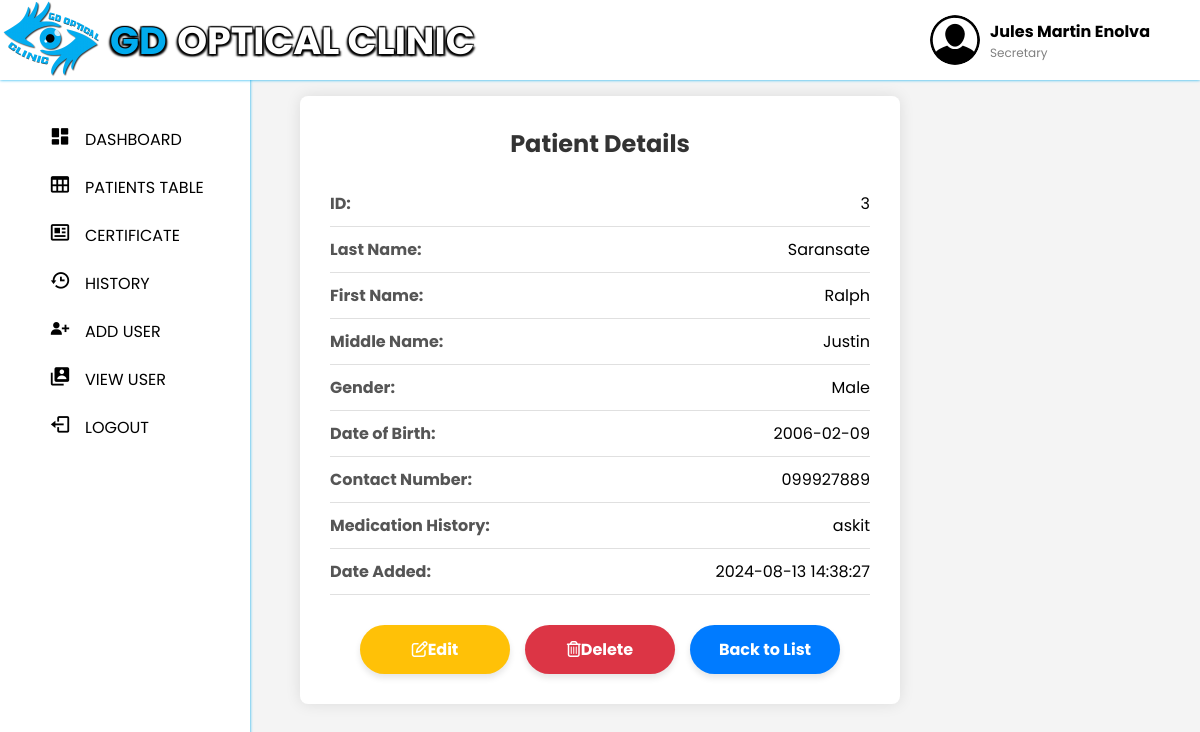
/doctor_view.php?id=3 (signed in), run on the app's committed database.
### tables this page shows
CREATE TABLE `accounts` (
  `accounts_id` int(11) NOT NULL,
  `username` varchar(50) NOT NULL,
  `password` varchar(255) NOT NULL,
  `fullname` varchar(100) NOT NULL,
  `gender` enum('male','female','other') NOT NULL,
  `birthdate` date NOT NULL,
  `address` varchar(255) NOT NULL,
  `contact_number` varchar(20) NOT NULL,
  `account_type` enum('doctor','secretary') NOT NULL DEFAULT 'secretary'
);

CREATE TABLE `patients` (
  `patients_id` int(6) NOT NULL,
  `first_name` varchar(255) NOT NULL,
  `last_name` varchar(255) NOT NULL,
  `middle_name` varchar(255) DEFAULT NULL,
  `address` varchar(255) NOT NULL,
  `medication_history` text DEFAULT NULL,
  `date_of_birth` date NOT NULL,
  `gender` varchar(10) NOT NULL,
  `contact_no` varchar(15) NOT NULL,
  `date_added` timestamp NOT NULL DEFAULT current_timestamp() ON UPDATE current_timestamp()
);

### doctor_view.php (the view, shortened to what this page needs)
<?php
include('doctor_homepage.php');
include('db.php');
if (isset($_GET['id'])) {
    $id = intval($_GET['id']);
    $sql = "SELECT * FROM patients WHERE patients_id = $id";
    $result = $conn->query($sql);
    if ($result->num_rows > 0) {
        $row = $result->fetch_assoc();
    } else {
        echo "Record not found";
        exit;
    }
} else {
    echo "Invalid request";
    exit;
}
?>
<!DOCTYPE html>
<html lang="en">
<head>
    <link rel="stylesheet" href="css/doctor_view.css">
    <link rel="stylesheet" href="https://cdnjs.cloudflare.com/ajax/libs/font-awesome/6.0.0-beta3/css/all.min.css">
</head>
<body>
    <div class="container">
        <h2>Patient Details</h2>
        <div class="details-table">
            <div class="detail-row">
                <span class="detail-title">ID:</span>
                <span class="detail-value"><?php echo $row['patients_id']; ?></span>
            </div>
            <div class="detail-row">
                <span class="detail-title">Last Name:</span>
                <span class="detail-value"><?php echo $row['last_name']; ?></span>
            </div>
            <div class="detail-row">
                <span class="detail-title">First Name:</span>
                <span class="detail-value"><?php echo $row['first_name']; ?></span>
            </div>
            <div class="detail-row">
                <span class="detail-title">Middle Name:</span>
                <span class="detail-value"><?php echo $row['middle_name']; ?></span>
            </div>
            <div class="detail-row">
                <span class="detail-title">Gender:</span>
                <span class="detail-value"><?php echo $row['gender']; ?></span>
            </div>
            <div class="detail-row">
                <span class="detail-title">Date of Birth:</span>
                <span class="detail-value"><?php echo $row['date_of_birth']; ?></span>
            </div>
            <div class="detail-row">
                <span class="detail-title">Contact Number:</span>
                <span class="detail-value"><?php echo $row['contact_no']; ?></span>
            </div>
            <div class="detail-row">
                <span class="detail-title">Medication History:</span>
                <span class="detail-value"><?php echo $row['medication_history']; ?></span>
            </div>
            <div class="detail-row">
                <span class="detail-title">Date Added:</span>
                <span class="detail-value"><?php echo $row['date_added']; ?></span>
            </div>
        </div>
        <div class="action-buttons">
            <a href="doctor_edit.php?id=<?php echo $row['patients_id']; ?>" class="action-btn edit-btn"><i class="fa fa-edit"></i>Edit</a>
            <a href="delete.php?id=<?php echo $row['patients_id']; ?>" class="action-btn delete-btn" onclick="return confirm('Are you sure you want to delete this record?')"><i class="fa fa-trash-o"></i>Delete</a>
            <a href="doctor_table.php" class="action-btn back-btn">Back to List</a>
        </div>
    </div>
</body>
</html>

### doctor_homepage.php (shortened to what this page needs)
<?php
include 'db.php';
$user_fullname = '';
$user_role = '';
if (isset($_SESSION['username'])) {
    $username = $_SESSION['username'];
    $sql = "SELECT fullname, account_type FROM accounts WHERE username='$username'";
    $result = $conn->query($sql);
    if ($result->num_rows == 1) {
        $row = $result->fetch_assoc();
        $user_fullname = $row['fullname'];
        $user_role = $row['account_type'];
    }
} else {
    header("Location: login.php");
    exit();
}
?>
<!DOCTYPE html>
<html lang="en">
  <head>
    <link href="https://unpkg.com/boxicons@2.1.4/css/boxicons.min.css" rel="stylesheet" />
    <link rel="stylesheet" href="https://cdnjs.cloudflare.com/ajax/libs/font-awesome/5.15.4/css/all.min.css"/>
    <link rel="stylesheet" href="css/style.css" />
  </head>
  <body>
  <div class="user-info">
            <img src="images/user-icon.png" alt="User Icon" class="user-icon">
            <div class="user-details">
                <span class="name"><?php echo $user_fullname; ?></span>
                <span class="role"><?php echo ucfirst($user_role); ?></span>
            </div>
        </div>
    <nav class="navbar">
      <div class="logo-container">
          <img src="images/logo.png" alt="Logo">
      </div>
      <div class="text-container">
          <h2 class="text"><span class="highlight">GD</span> <span class="white-text">OPTICAL CLINIC</span></h2>
      </div>
     </nav>
     <nav class="sidebar">
      <div class="menu_content">
        <ul class="menu_items">
          <li class="item">
            <a href="doctor_dashboard.php" class="nav_link submenu_item">
              <span class="navlink_icon">
                <i class='bx bxs-dashboard'></i>
              </span>
              <span class="navlink">DASHBOARD</span>
            </a>
          </li>
          <li class="item">
            <a href="doctor_table.php" class="nav_link submenu_item">
              <span class="navlink_icon">
                <i class='bx bx-table' ></i>
              </span>
              <span class="navlink">PATIENTS TABLE</span>
            </a>
          </li>
          <li class="item">
            <a href="doctor_certificate.php" class="nav_link submenu_item">
              <span class="navlink_icon">
                <i class='bx bx-news' ></i>
              </span>
              <span class="navlink">CERTIFICATE</span>
            </a>
          </li>
          <li class="item">
            <a href="doctor_history.php" class="nav_link submenu_item">
              <span class="navlink_icon">
                <i class='bx bx-history' ></i>
              </span>
              <span class="navlink">HISTORY</span>
            </a>
          </li>
          <li class="item">
            <a href="add_user_secretary.php" class="nav_link submenu_item">
              <span class="navlink_icon">
                <i class='bx bxs-user-plus' ></i>
              </span>
              <span class="navlink">ADD USER</span>
            </a>
          </li>
          <li class="item">
            <a href="doctor_users.php" class="nav_link submenu_item">
              <span class="navlink_icon">
                <i class='bx bxs-user-account' ></i>
              </span>
              <span class="navlink">VIEW USER</span>
            </a>
          </li>
          <li class="item">
            <a href="gdopticalclinic.php" class="nav_link submenu_item">
              <span class="navlink_icon">
              <i class='bx bx-log-out' ></i>
              </span>
              <span class="navlink">LOGOUT</span>
            </a>
          </li>
    </nav>
  </body>
</html>

### css/style.css (style rules this page uses)
* { margin: 0; padding: 0; box-sizing: border-box; font-family: "Poppins", sans-serif; }
:root { --white-color: #fff; --blue-color: #4070f4; --grey-color: #707070; --grey-color-light: #aaa; }
body { background-color: #e7f2fd; transition: all 0.5s ease; }
.navbar { position: fixed; top: 0; width: 100%; left: 0; background-color: var(--white-color); display: flex; align-items: center; justify-content: space-between; padding: 40px 0px; z-index: 1000; box-shadow: 0 0 3px #01abee; }
.logo-container { position: fixed; top: -12px; left: 2px; z-index: 1100; }
.logo-container img { width: 150px; height: auto; }
.user-info { display: flex; align-items: center; position: fixed; top: 15px; right: 50px; z-index: 1100; }
.user-icon { width: 50px; height: 50px; border-radius: 50%; margin-right: 10px; }
.user-details { display: flex; flex-direction: column; align-items: flex-start; }
.user-details .name { font-weight: bold; }
.user-details .role { font-size: 12px; color: gray; }
.navbar img { width: 100px; height: 100px; object-fit: cover; border-radius: 0%; }
.text { font-family: "Swis721 Blk BT", sans-serif; font-size: 38px; color: #01abee; text-transform: uppercase; text-shadow: -1px -1px 1px #000, 1px -1px 1px #000, -2px 2px 2px #000, 2px 2px 2px #000; }
.text-container { position: absolute; top: 12px; left: 110px; z-index: 1000; }
.highlight { color: #01abee; }
.white-text { color: #ffffff; }
body { display: flex; justify-content: center; align-items: center; height: 100vh; margin: -280px; font-family: Arial, sans-serif; background-color: #f0f2f5; overflow: hidden; }
.sidebar { background-color: var(--white-color); width: 250px; position: fixed; top: 15px; left: 0; height: 100%; padding: 100px 20px; z-index: 100; overflow-y: scroll; box-shadow: 0 0 3px #01abee; transition: all 0.5s ease; }
.menu_content { position: relative; }
.menu_items { padding: 0; list-style: none; }
.navlink_icon { position: relative; font-size: 22px; min-width: 50px; line-height: 40px; display: inline-block; text-align: center; border-radius: 6px; }
.navlink_icon::before { content: ""; position: absolute; height: 100%; width: calc(100% + 100px); left: -20px; }
.sidebar .nav_link { display: flex; align-items: center; width: 100%; padding: 4px 15px; border-radius: 8px; text-decoration: none; color: #000000; white-space: nowrap; }
.submenu_item { cursor: pointer; }

### css/doctor_view.css (style rules this page uses)
body { font-family: Arial, sans-serif; background-color: #f4f4f4; margin: 0; padding: 0; display: flex; justify-content: center; align-items: center; min-height: 100vh; }
.container { background-color: #fff; padding: 30px; border-radius: 8px; box-shadow: 0 0 15px rgba(0, 0, 0, 0.1); max-width: 600px; width: 100%; margin: 20px; }
h2 { text-align: center; margin-bottom: 20px; color: #333; }
.details-table { margin-bottom: 20px; }
.detail-row { display: flex; justify-content: space-between; padding: 10px 0; border-bottom: 1px solid #e0e0e0; }
.detail-title { font-weight: bold; color: #555; }
.action-buttons { display: flex; justify-content: center; gap: 15px; margin-top: 30px; }
.action-btn { display: inline-block; padding: 12px 25px; color: white; text-decoration: none; border-radius: 25px; transition: background-color 0.3s, transform 0.2s; text-align: center; flex-grow: 1; max-width: 150px; font-weight: bold; box-shadow: 0 4px 6px rgba(0, 0, 0, 0.1); }
.edit-btn { background-color: #ffc107; color: #ffffff; }
.delete-btn { background-color: #dc3545; }
.back-btn { background-color: #007bff; }

### data on the page
accounts: fullname "Jules Martin Enolva", account_type "Secretary"
patients: patients_id "3", last_name "Saransate", first_name "Ralph", middle_name "Justin", gender "Male", date_of_birth "2006-02-09", contact_no "099927889", medication_history "askit", date_added "2024-08-13 14:38:27"
